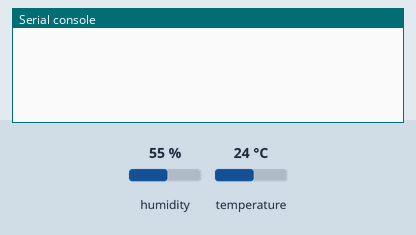
Recording of a program running on a simulated Raspberry Pi Pico running MicroPython. Parts: the last lines printed to the serial console. The test bench sets the inputs (shaded band); at power-on: humidity 55 %, temperature 24 °C.

Above: at 1.2 s.
1.3 s: humidity set to 22 %
At 6.2 s:
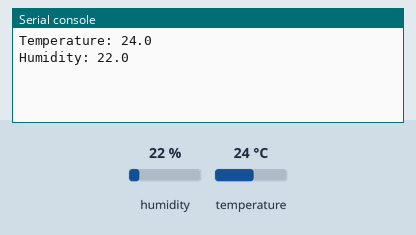
6.5 s: temperature set to 12 °C
At 10.1 s:
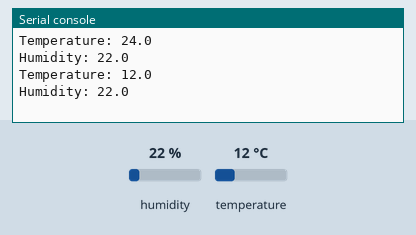
10.2 s: humidity set to 40 %
At 16.4 s:
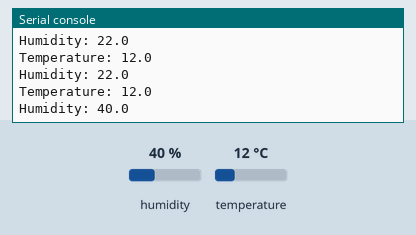

The program:

MAIN.py
```python
from machine import Pin, I2C
import utime as time
from DHT import DHT11, InvalidChecksum

while True:
    time.sleep(5)
    pin = Pin(28, Pin.OUT, Pin.PULL_DOWN)
    sensor = DHT11(pin)
    t  = (sensor.temperature)
    h = (sensor.humidity)
    print("Temperature: {}".format(sensor.temperature))
    print("Humidity: {}".format(sensor.humidity))
```

Measured:
- after the input at 1.3 s, the serial console: prints a new line after 3.7 s (image 1)
- after the input at 6.5 s, the serial console: prints a new line after 3.5 s (image 2)
- after the input at 10.2 s, the serial console: prints a new line after 4.8 s (image 3)
